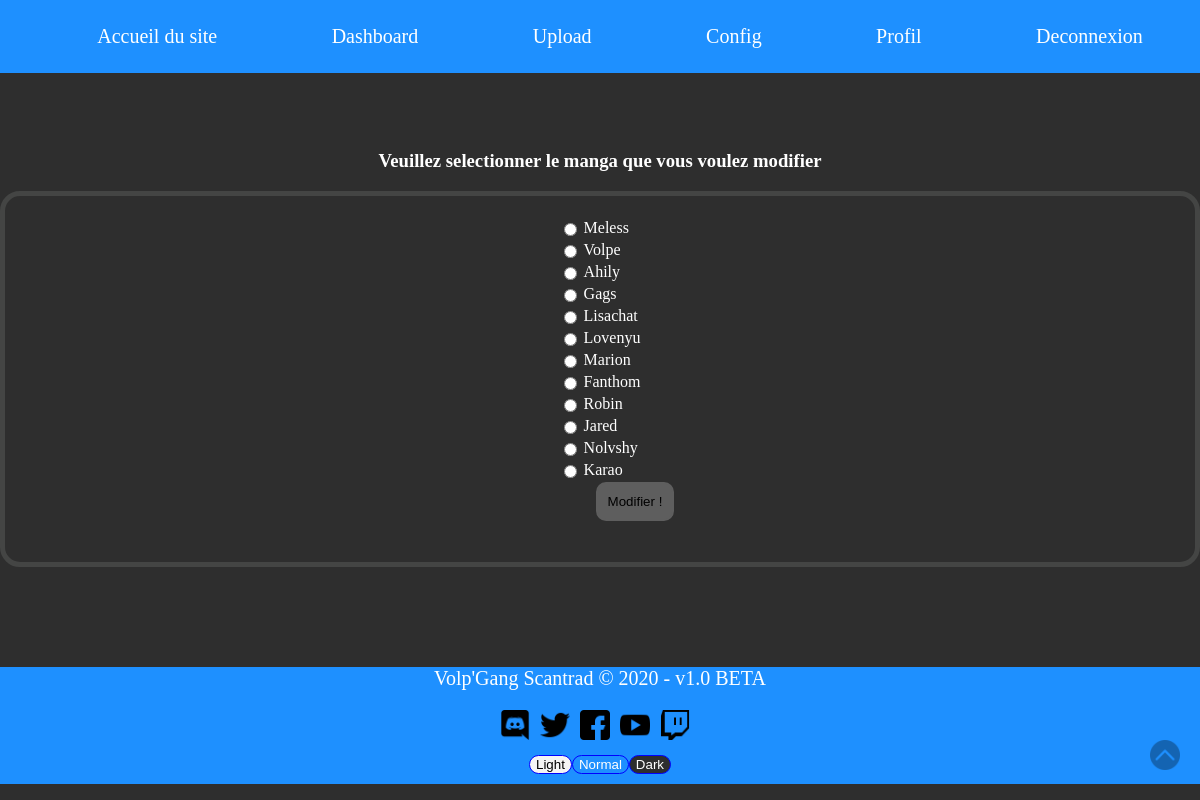
Before: /admin/select_team.php (signed in) with the older database file.
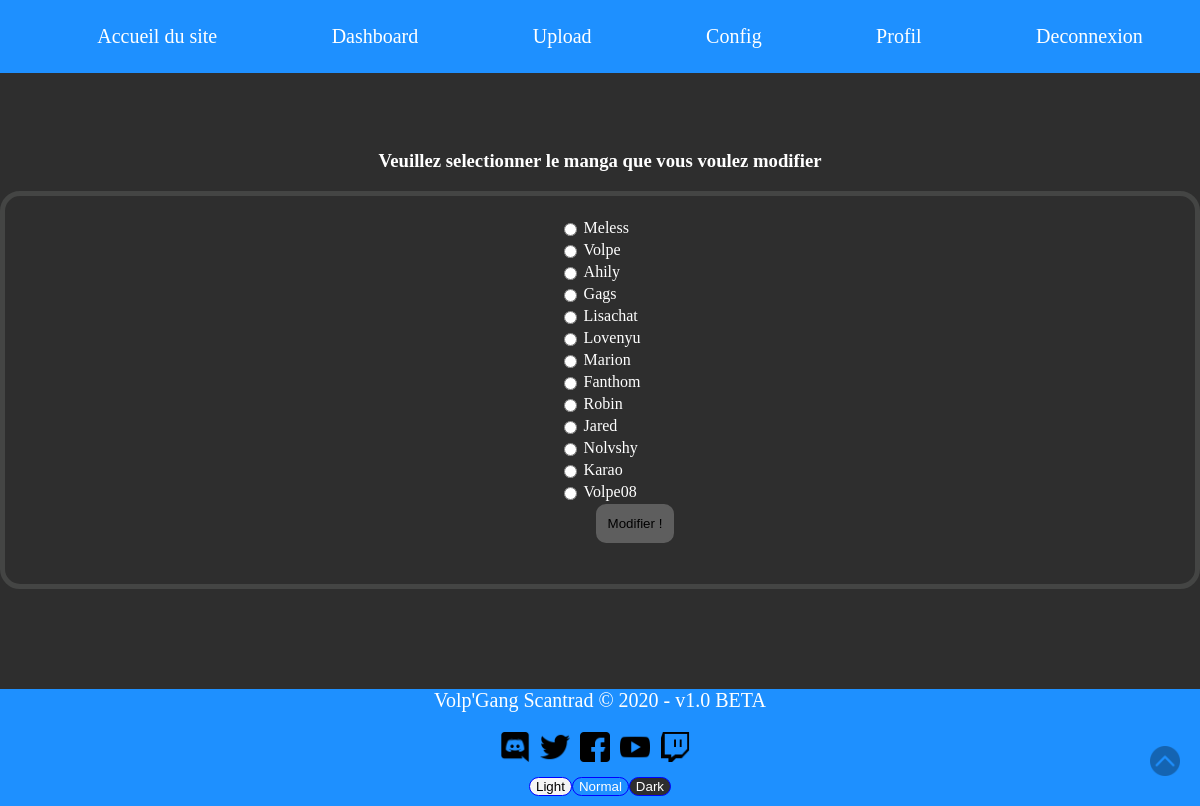
After: the same page with the newer database file.
### tables this page shows
CREATE TABLE IF NOT EXISTS `team` (
  `id` int(11) NOT NULL AUTO_INCREMENT,
  `pseudo` text NOT NULL,
  `role` text NOT NULL,
  `grade` text NOT NULL,
  `Admin` tinyint(1) NOT NULL,
  PRIMARY KEY (`id`)
);

### admin/select_team.php (the view, shortened to what this page needs)
<?php
require 'nav_admin.php';
$bdd = new PDO('mysql:host=127.0.0.1;port=3308;dbname=vgs', 'root', '');
$mangas = $bdd->query('SELECT * FROM team');
?>
<html class="" id="toggle_page">
<head>
    <link rel="stylesheet" type="text/css" href="../css/style.css">
    <link rel="stylesheet" type="text/css" href="../css/admin/upload.css">
</head>
<body>
<div align="center">
    <h3>Veuillez selectionner le manga que vous voulez modifier</h3>
</div>
<div class="choices form">
    <form method="POST">
        <table>
            <?php while ($donnees = $mangas->fetch()): ?>
                <tr>
                    <td>
                        <input type="radio" name="selectmangas" id="selectmangas" value="<?= $donnees['pseudo'] ?>">
                    </td>
                    <td>
                        <label for="selectmangas"><?= $donnees['pseudo'] ?></label>
                    </td>
                </tr>
            <?php endwhile; ?>
        </table>
        <input class="input-select formchoice" type="submit" formmethod="post" name="formmodif" value="Modifier !">
    </form>
</div>
<?php require '../complements/footer.php'; ?>
</body>
</html>

Changed rows visible on the page:
added team: pseudo "Volpe08"
